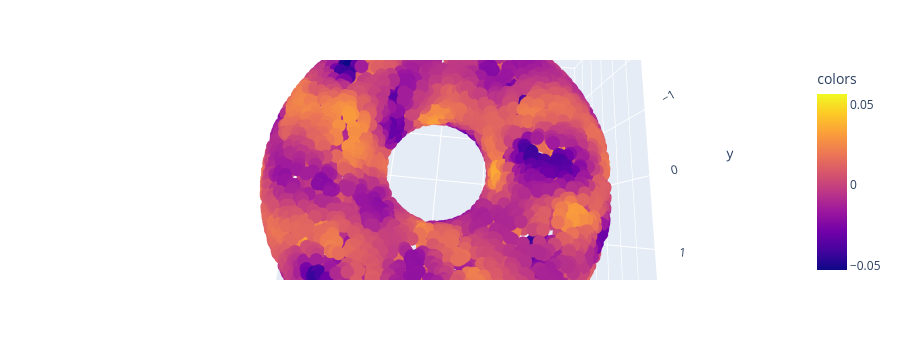

Here is the notebook cell this chart was saved with:
### Code cell
plot_3d(X_torus, v[:,4900], use_plotly=True)

### Figure 1 — Plotly figure (JSON) as saved in the notebook; plotly's stock layout.template omitted (floating-point values rounded to 4 significant figures; data arrays with more than 128 entries replaced by an {"elided": "..."} marker saying what was removed)
{"data": [{"hovertemplate": "x=%{x}<br>y=%{y}<br>z=%{z}<br>colors=%{marker.color}<extra></extra>", "legendgroup": "", "marker": {"color": {"elided": "5000 float values"}, "coloraxis": "coloraxis", "symbol": "circle"}, "mode": "markers", "name": "", "scene": "scene", "showlegend": false, "type": "scatter3d", "x": {"elided": "5000 float values"}, "y": {"elided": "5000 float values"}, "z": {"elided": "5000 float values"}}], "layout": {"autosize": true, "coloraxis": {"colorbar": {"title": {"text": "colors"}}, "colorscale": [[0, "#0d0887"], [0.1111, "#46039f"], [0.2222, "#7201a8"], [0.3333, "#9c179e"], [0.4444, "#bd3786"], [0.5556, "#d8576b"], [0.6667, "#ed7953"], [0.7778, "#fb9f3a"], [0.8889, "#fdca26"], [1, "#f0f921"]]}, "height": 360, "legend": {"tracegroupgap": 0}, "margin": {"t": 60}, "scene": {"aspectmode": "auto", "aspectratio": {"x": 1.442, "y": 1.442, "z": 0.4809}, "camera": {"center": {"x": 0, "y": 0, "z": 0}, "eye": {"x": -0.02413, "y": 0.2422, "z": 1.117}, "projection": {"type": "perspective"}, "up": {"x": 0, "y": 0, "z": 1}}, "domain": {"x": [0, 1], "y": [0, 1]}, "xaxis": {"range": [-3.0, 3.0], "title": {"text": "x"}, "type": "linear"}, "yaxis": {"range": [-3.0, 3.0], "title": {"text": "y"}, "type": "linear"}, "zaxis": {"range": [-3.0, 3.0], "title": {"text": "z"}, "type": "linear"}}}}
